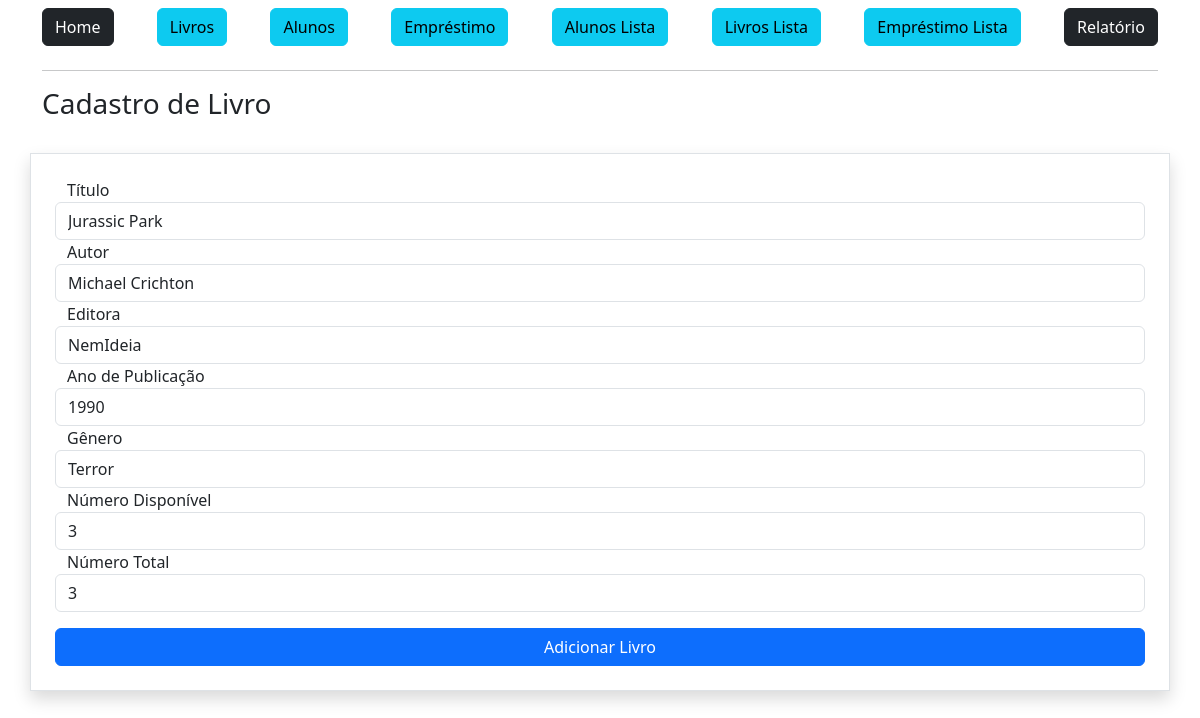
Screenshot of /livro/editar/1 (signed in) with the database file from the repository.
### app/models.py (models this page shows)
class Book(db.Model):
    id = db.Column(db.Integer, primary_key=True)
    title = db.Column(db.String, nullable=False)
    author = db.Column(db.String, nullable=False)
    publisher = db.Column(db.String, nullable=False)
    publiYear = db.Column(db.Integer, nullable=False)
    genre = db.Column(db.String, nullable=False)
    availNumber = db.Column(db.Integer, nullable=False)
    totalNumber = db.Column(db.Integer, nullable=False)

### app/view.py (the view, shortened to what this page needs)
@app.route('/livro/editar/<int:id>', methods=['GET', 'POST'])
@login_required
def bookEdit(id):
    form = BookForm()
    book = Book.query.get_or_404(id)  # Busca o empréstimo pelo ID
    form.title.data = book.title
    form.author.data = book.author
    form.publisher.data = book.publisher
    form.publiYear.data = book.publiYear
    form.genre.data = book.genre
    form.availNumber.data = book.availNumber
    form.totalNumber.data = book.totalNumber
    return render_template('livroEditar.html', form=form, book=book)

### app/forms.py (shortened to what this page needs)
class BookForm(FlaskForm):
    title = StringField('Título', validators=[DataRequired()])
    author = StringField('Autor', validators=[DataRequired()])
    publisher = StringField('Editora', validators=[DataRequired()])
    publiYear = StringField('Ano de Publicação', validators=[DataRequired()])
    genre = StringField('Gênero', validators=[DataRequired()])
    availNumber = StringField('Número Disponível', validators=[DataRequired()])
    totalNumber = StringField('Número Total', validators=[DataRequired()])
    btnSubmit = SubmitField('Adicionar Livro')

### app/__init__.py (called while the page is built)
@login_manager.user_loader
def load_user(user_id):
    return Employee.query.get(int(user_id))

### app/view.py (called while the page is built)
@app.before_request
def atualizar_status_atrasados():
    hoje = datetime.now()
    emprestimos = Loan.query.filter(
        Loan.status == 'Emprestado',
        Loan.returnDate == None,
        Loan.returnLimit < hoje
    ).all()
    for emprestimo in emprestimos:
        emprestimo.status = 'Atrasado'
    if emprestimos:
        db.session.commit()

### app/templates/livroEditar.html (shortened to what this page needs)
{% extends 'base.html' %}
{% block content %}
    <div class="container">
        <div class="row">
            <h3>Cadastro de Livro</h3>
        </div>
        <form action="" method="post" class="row mt-4 p-4 round border shadow">
            {{form.title.label}}
            {{form.title(class="form-control")}}
            {{form.author.label}}
            {{form.author(class="form-control")}}
            {{form.publisher.label}}
            {{form.publisher(class="form-control")}}
            {{form.publiYear.label}}
            {{form.publiYear(class="form-control")}}
            {{form.genre.label}}
            {{form.genre(class="form-control")}}
            {{form.availNumber.label}}
            {{form.availNumber(class="form-control")}}
            {{form.totalNumber.label}}
            {{form.totalNumber(class="form-control")}}
            {{form.btnSubmit(class="btn btn-primary col-12 mt-3")}}
        </form>
    </div>
{% endblock %}

### rows the page displays
Book: title "Jurassic Park", author "Michael Crichton", publisher "NemIdeia", publiYear "1990", genre "Terror", availNumber "3", totalNumber "3"
